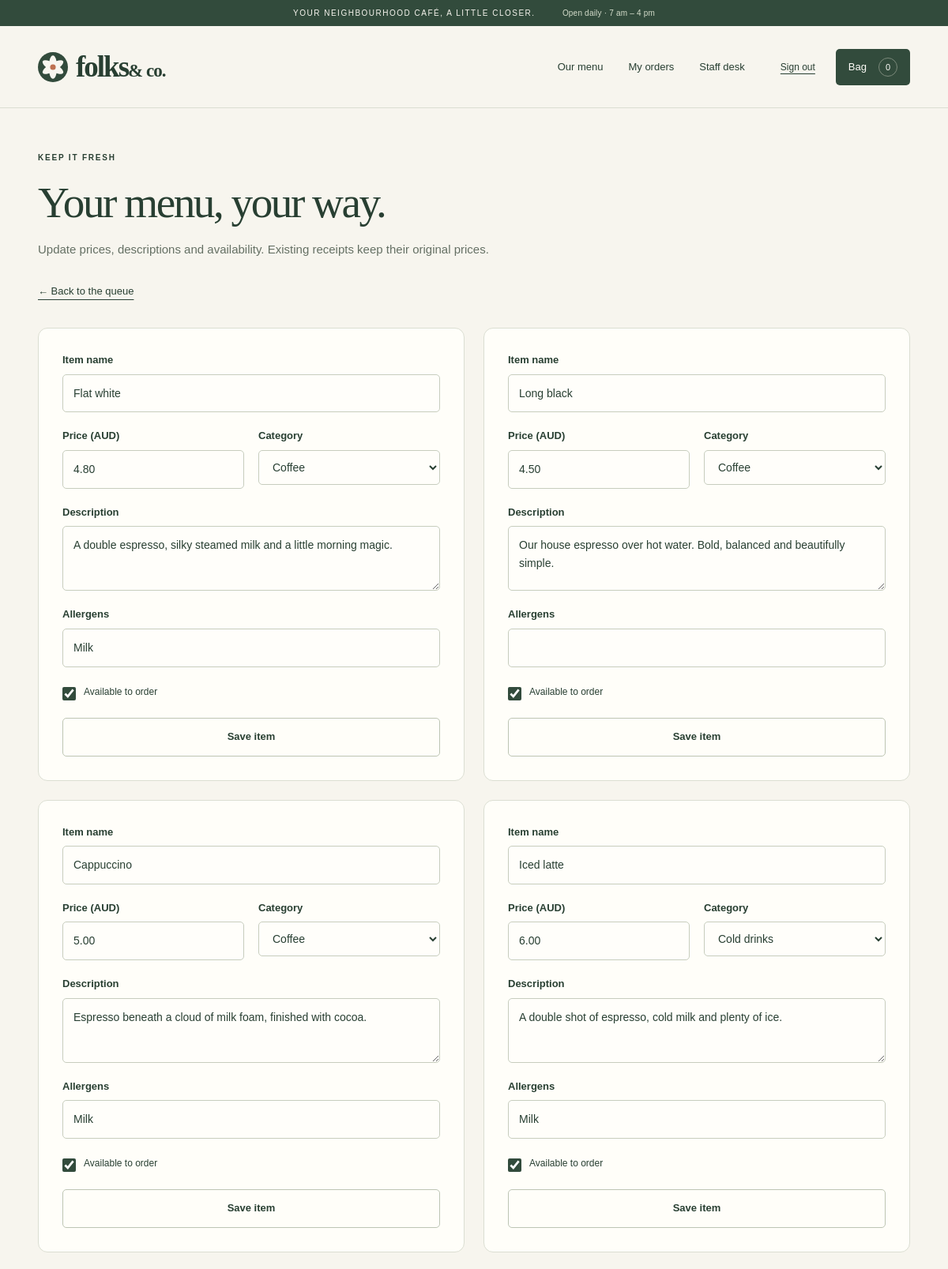
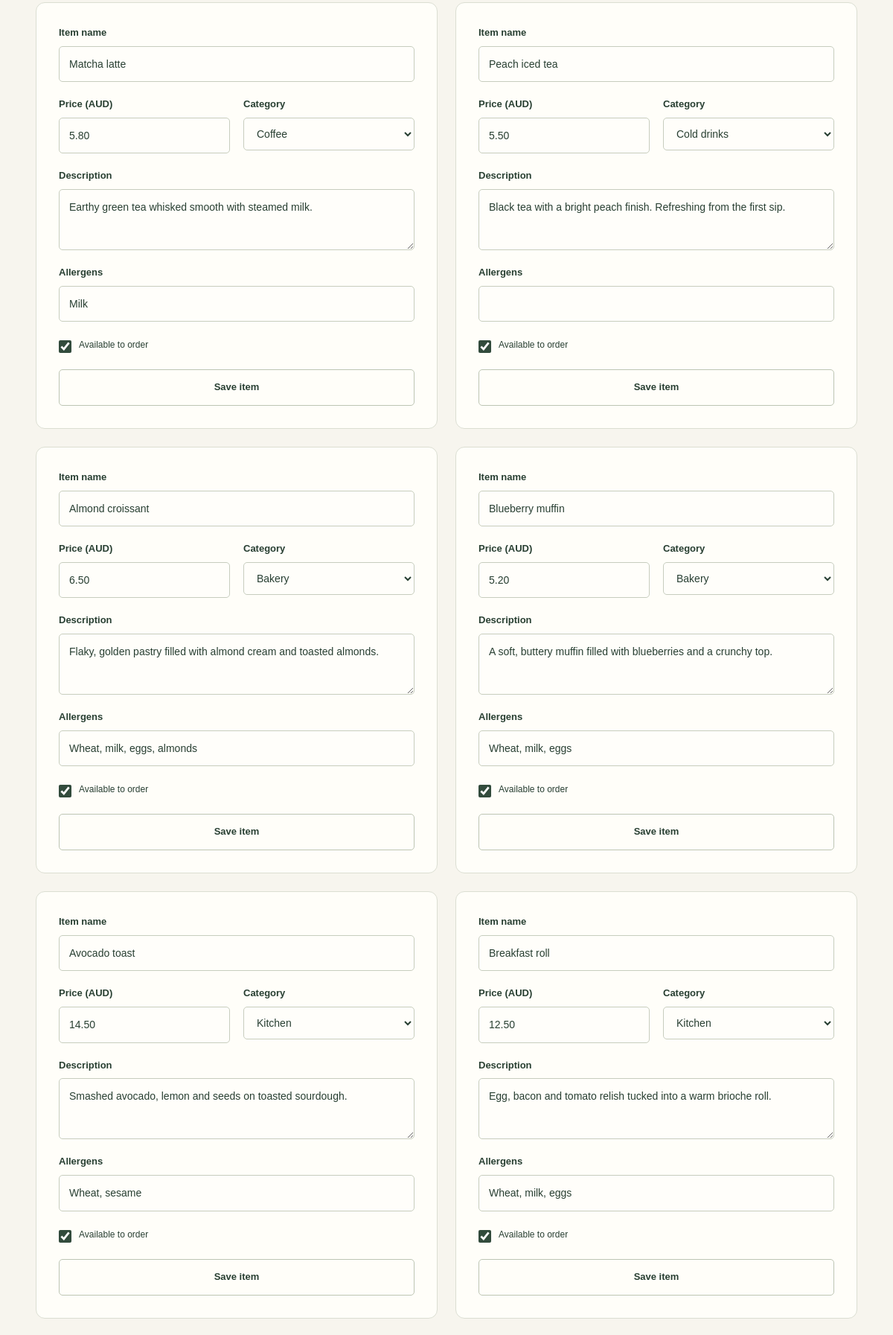
The app's page /index.php?page=manage (signed in, upper part) with its own data (2 pictures, top to bottom).
### tables this page shows
CREATE TABLE IF NOT EXISTS menu_items (
 id BIGINT UNSIGNED AUTO_INCREMENT PRIMARY KEY,
 name VARCHAR(100) NOT NULL,
 category VARCHAR(40) NOT NULL,
 description VARCHAR(500) NOT NULL,
 allergens VARCHAR(190) NOT NULL DEFAULT '',
 price_cents INT UNSIGNED NOT NULL,
 available TINYINT(1) NOT NULL DEFAULT 1,
 artwork VARCHAR(30) NOT NULL DEFAULT 'coffee'
);

### app/bootstrap.php (called while the page is built, shortened)
<?php
$config = require __DIR__ . '/../config/config.php';
function db(): PDO {
    static $pdo;
    global $config;
    if (!$pdo) {
        $pdo = new PDO("mysql:host={$config['db_host']};port={$config['db_port']};dbname={$config['db_name']};charset=utf8mb4", $config['db_user'], $config['db_password'], [PDO::ATTR_ERRMODE => PDO::ERRMODE_EXCEPTION, PDO::ATTR_DEFAULT_FETCH_MODE => PDO::FETCH_ASSOC, PDO::ATTR_EMULATE_PREPARES => false]);
        $pdo->exec("SET time_zone = '+00:00'");
    }
    return $pdo;
}
function query(string $sql, array $params = []): PDOStatement { $stmt = db()->prepare($sql); $stmt->execute($params); return $stmt; }
function e(mixed $value): string { return htmlspecialchars((string)$value, ENT_QUOTES | ENT_SUBSTITUTE, 'UTF-8'); }
function url(string $page, array $params = []): string { return 'index.php?' . http_build_query(['page' => $page] + $params); }

### app/staff_views.php (the view, shortened to what this page needs)
    <?php
function render_manage(): void {
    heading('KEEP IT FRESH','Your menu, your way.','Update prices, descriptions and availability. Existing receipts keep their original prices.'); ?><a class="underlined" href="<?= e(url('staff')) ?>">← Back to the queue</a><div class="manage-grid"><?php foreach (query('SELECT * FROM menu_items ORDER BY id')->fetchAll() as $item): ?><form method="post" class="panel"><?= csrf_field() ?><input type="hidden" name="action" value="menu_save"><input type="hidden" name="item_id" value="<?= $item['id'] ?>"><label>Item name<input name="name" value="<?= e($item['name']) ?>" maxlength="100" required></label><div class="field-grid"><label>Price (AUD)<input name="price" type="number" min="0.01" max="999.99" step="0.01" value="<?= number_format((int)$item['price_cents']/100,2,'.','') ?>" required></label><label>Category<select name="category"><?php foreach (['Coffee','Cold drinks','Bakery','Kitchen'] as $category): ?><option <?= $category===$item['category']?'selected':'' ?>><?= e($category) ?></option><?php endforeach; ?></select></label></div><label>Description<textarea name="description" maxlength="500" required><?= e($item['description']) ?></textarea></label><label>Allergens<input name="allergens" maxlength="190" value="<?= e($item['allergens']) ?>"></label><label class="checkbox"><input type="checkbox" name="available" <?= $item['available']?'checked':'' ?>><span>Available to order</span></label><button class="button secondary full">Save item</button></form><?php endforeach; ?></div><?php
}

### public/assets/styles.css (style rules this page uses)
:root { --paper:#f7f5ee; --ink:#283f32; --green:#324b3c; --muted:#657064; --line:#dbded2; --peach:#e5ae8f; --cream:#eeeddf; --white:#fffef9; --danger:#a33e31; --radius:12px; font-family:Arial,Helvetica,sans-serif; color:var(--ink); background:var(--paper); font-synthesis:none }
* { box-sizing:border-box }
body { margin:0 }
a { color:inherit; text-decoration:none }
button,input,select,textarea { font:inherit }
button,a,input,select,textarea { -webkit-tap-highlight-color:transparent }
a,button { touch-action:manipulation }
button { cursor:pointer }
.button { display:inline-flex; justify-content:center; align-items:center; gap:25px; border:1px solid var(--green); border-radius:5px; padding:15px 22px; background:var(--green); color:var(--white); font-size:13px; line-height:1.3; min-height:46px; font-weight:600; text-align:center }
.button.secondary { color:var(--ink); background:transparent; border-color:#bdc5b4 }
.button.full { width:100%; gap:12px }
.underlined { font-size:13px; text-decoration:underline; text-underline-offset:6px; line-height:1.8 }
.panel { background:var(--white); border:1px solid var(--line); border-radius:var(--radius); padding:30px }
label { display:block; font-size:13px; font-weight:600; margin:0 0 20px; line-height:1.6 }
label input:not([type=checkbox]),label select,label textarea { display:block; width:100%; border:1px solid #c7cdbe; border-radius:5px; background:#fffefa; padding:12px 13px; margin-top:7px; color:var(--ink); font-size:14px; font-weight:400; min-width:0 }
textarea { resize:vertical; min-height:82px }
.checkbox { display:flex; align-items:flex-start; gap:10px; font-size:12px; font-weight:400; margin:22px 0 }
.checkbox input { margin:3px 0 0; accent-color:var(--green); min-width:17px; min-height:17px }
.field-grid { display:grid; grid-template-columns:1fr 1fr; gap:18px }
.manage-grid { display:grid; grid-template-columns:repeat(2,minmax(0,1fr)); gap:24px; margin-top:35px }
@media (prefers-reduced-motion:no-preference) { a,button { transition:background-color .15s ease,color .15s ease } }

### records on screen
menu_items: name "Flat white", price "4.80", description "A double espresso, silky steamed milk and a little morning magic.", allergens "Milk", available "☑"
menu_items: name "Long black", price "4.50", description "Our house espresso over hot water. Bold, balanced and beautifully simple.", available "☑"
menu_items: name "Cappuccino", price "5.00", description "Espresso beneath a cloud of milk foam, finished with cocoa.", allergens "Milk", available "☑"
menu_items: name "Iced latte", price "6.00", description "A double shot of espresso, cold milk and plenty of ice.", allergens "Milk", available "☑"
menu_items: name "Matcha latte", price "5.80", description "Earthy green tea whisked smooth with steamed milk.", allergens "Milk", available "☑"
menu_items: name "Peach iced tea", price "5.50", description "Black tea with a bright peach finish. Refreshing from the first sip.", available "☑"
menu_items: name "Almond croissant", price "6.50", description "Flaky, golden pastry filled with almond cream and toasted almonds.", allergens "Wheat, milk, eggs, almonds", available "☑"
menu_items: name "Blueberry muffin", price "5.20", description "A soft, buttery muffin filled with blueberries and a crunchy top.", allergens "Wheat, milk, eggs", available "☑"
menu_items: name "Avocado toast", price "14.50", description "Smashed avocado, lemon and seeds on toasted sourdough.", allergens "Wheat, sesame", available "☑"
menu_items: name "Breakfast roll", price "12.50", description "Egg, bacon and tomato relish tucked into a warm brioche roll.", allergens "Wheat, milk, eggs", available "☑"

### other values on screen
cart_count() "0"
$eyebrow "KEEP IT FRESH"
$title "Your menu, your way."
$description "Update prices, descriptions and availability. Existing receipts keep their original prices."
form field category "Coffee"
form field category "Cold drinks"
form field category "Bakery"
form field category "Kitchen"
